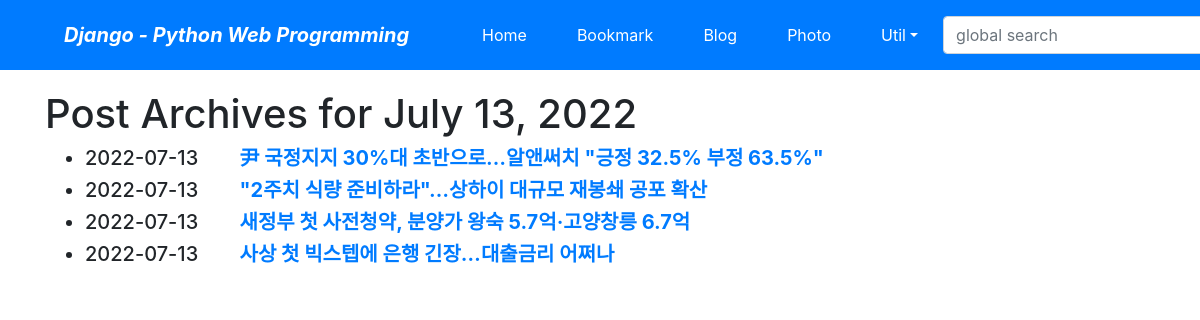
The app's page /blog/archive/today/ with its own data.
### blog/models.py (models this page shows, shortened)
class Post(models.Model):
    title = models.CharField(verbose_name='TITLE', max_length=50)
    slug = models.SlugField('SLUG', unique=True, allow_unicode=True, help_text='one word for title alias.')
    description = models.CharField('DESCRIPTION', max_length=100, blank=True, help_text='simple description text.')
    content = models.TextField('CONTENT')
    create_dt = models.DateTimeField('CREATE DATE', auto_now_add=True)
    modify_dt = models.DateTimeField('MODIFY DATE', auto_now=True)
    class Meta:
        verbose_name = 'post'
        verbose_name_plural = 'posts'
        db_table = 'blog_posts'
        ordering = ('-modify_dt',)
    def get_absolute_url(self):
        return reverse('blog:post_detail', args=(self.slug,))

### blog/views.py (the view)
# urls.py: path('archive/today/', views.PostTAV.as_view(), name='post_today_archive'),
class PostTAV(TodayArchiveView):
    model = Post
    date_field = 'modify_dt'

### blog/templates/blog/post_archive_day.html (shortened to what this page needs)
{% extends "base.html"%}
{% block content %}
<h1>Post Archives for {{ day|date:"N d, Y" }}</h1>
<div>
    <ul>
        {% for post in object_list %}
        <li class="h5">{{ post.modify_dt|date:"Y-m-d" }}&emsp;&nbsp;&nbsp;&nbsp;
        <a href="{{ post.get_absolute_url }}"><strong>{{ post.title }}</strong></a></li>
        {% endfor %}
    </ul>
</div>
{% endblock %}

### records on screen
Post: modify_dt "2022-07-13", title "尹 국정지지 30%대 초반으로…알앤써치 \"긍정 32.5% 부정 63.5%\""
Post: modify_dt "2022-07-13", title "\"2주치 식량 준비하라\"…상하이 대규모 재봉쇄 공포 확산"
Post: modify_dt "2022-07-13", title "새정부 첫 사전청약, 분양가 왕숙 5.7억·고양창릉 6.7억"
Post: modify_dt "2022-07-13", title "사상 첫 빅스텝에 은행 긴장…대출금리 어쩌나"

### other values on screen
{{ day|date:"N d, Y" }} "July 13, 2022"
